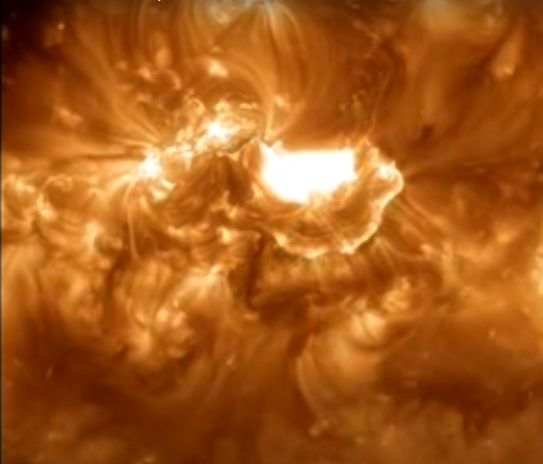
#> input picture Operadores basicos/Incendio.png, 1085 x 928 px, found by its file name (shown at 1/2 size)
$ python Shifting.py
#> lines starting #> are read from the running program, lines starting #| are printed output that depends on the picture
import cv2
import numpy as np

# Cargar la imagen
imagen = cv2.imread('incendio.png')
#> imagen is the input picture: shape (928, 1085, 3); mean B, G, R 26.7, 90.1, 165.8
# imagen = cv2.resize(imagen, (800, 600))  # Redimensionar si es necesario

# Función para crear un gradiente direccional
def crear_gradiente(direccion, tamaño, intensidad):
    if direccion == 'izquierda':
        gradiente = np.tile(np.linspace(intensidad, 0, tamaño[1]), (tamaño[0], 1))
    elif direccion == 'derecha':
        gradiente = np.tile(np.linspace(0, intensidad, tamaño[1]), (tamaño[0], 1))
    elif direccion == 'arriba':
        gradiente = np.tile(np.linspace(intensidad, 0, tamaño[0]), (tamaño[1], 1)).T
    elif direccion == 'abajo':
        gradiente = np.tile(np.linspace(0, intensidad, tamaño[0]), (tamaño[1], 1)).T

    return cv2.merge([gradiente, gradiente, gradiente])

# Aplicar el gradiente de luz a la imagen
def aplicar_gradiente(imagen, gradiente):
    return cv2.addWeighted(imagen, 1.0, gradiente.astype(np.uint8), 0.5, 0)
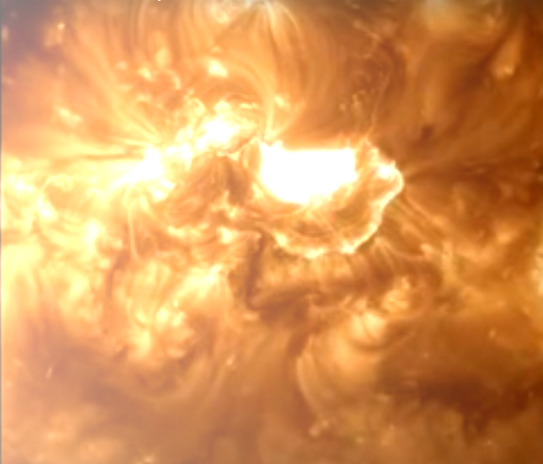
#> returned value: shape (928, 1085, 3) (shown at 1/2 size); mean of channels 0, 1, 2 89.4, 151.6, 215.9; drawn as B, G, R

# Direccion inicial de la luz
direccion_luz = 'izquierda'
gradiente = crear_gradiente(direccion_luz, imagen.shape[:2], 255)
resultado = aplicar_gradiente(imagen, gradiente)

# Mostrar la imagen inicial
cv2.imshow('Efecto de Luz con Gradiente', resultado)

# Cambiar la dirección de la luz
while True:
    tecla = cv2.waitKey(10)
#> (key Esc is pressed here)

    if tecla == 27:  # Esc para salir
        break
    elif tecla == ord('a'):  # Izquierda
        direccion_luz = 'izquierda'
    elif tecla == ord('d'):  # Derecha
        direccion_luz = 'derecha'
    elif tecla == ord('w'):  # Arriba
        direccion_luz = 'arriba'
    elif tecla == ord('s'):  # Abajo
        direccion_luz = 'abajo'

    # Actualizar el gradiente de luz
    gradiente = crear_gradiente(direccion_luz, imagen.shape[:2], 255)

    # Aplicar el gradiente de luz y mostrar el resultado
    resultado = aplicar_gradiente(imagen, gradiente)
    cv2.imshow('Efecto de Luz con Gradiente', resultado)

cv2.destroyAllWindows()
